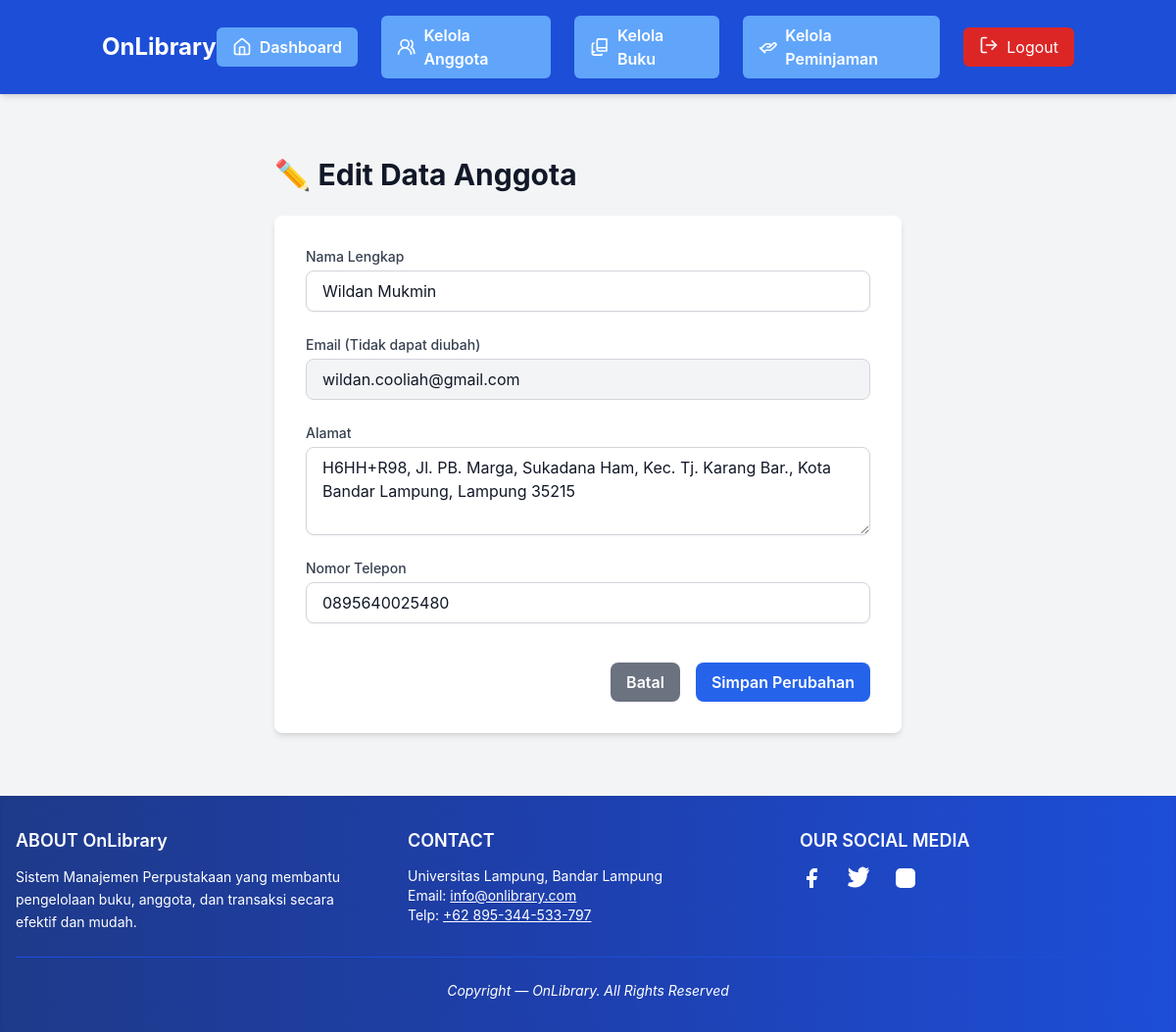
Screenshot of /views/anggota/edit.php?id=1 (signed in) with the database file from the repository.
### tables this page shows
CREATE TABLE `anggota` (
  `id` int NOT NULL AUTO_INCREMENT,
  `role` enum('admin','user') DEFAULT 'user',
  `nama` varchar(100) NOT NULL,
  `email` varchar(100) NOT NULL,
  `password` varchar(255) NOT NULL,
  `nomor` varchar(20) DEFAULT NULL,
  `alamat` text,
  `registered_at` timestamp NULL DEFAULT CURRENT_TIMESTAMP,
  PRIMARY KEY (`id`),
  UNIQUE KEY `email` (`email`)
);

### functions/anggota.php (called while the page is built, shortened)
<?php
require_once __DIR__ . '/../includes/db_connection.php';
function getMember($member_id) {
    global $conn;
    $sql = "SELECT * FROM anggota WHERE id = $member_id";
    $result = $conn->query($sql);
    return $result->fetch_assoc();
}
?>

### views/anggota/edit.php (the view, shortened to what this page needs)
<?php
require_once __DIR__ . '/../../includes/header.php';
require_once __DIR__ . '/../../functions/anggota.php';
$member_id = isset($_GET['id']) ? (int)$_GET['id'] : 0;
$member = getMember($member_id);
?>
<div class="container mx-auto px-4 py-8 max-w-2xl">
    <h1 class="text-3xl font-bold mb-6">✏️ Edit Data Anggota</h1>
    <div class="bg-white p-8 rounded-lg shadow-md">
        <form action="edit.php?id=<?php echo $member['id']; ?>" method="POST" class="space-y-6">
            <div>
                <label for="nama" class="block text-sm font-medium text-gray-700">Nama Lengkap</label>
                <input type="text" name="nama" id="nama" required class="mt-1 block w-full px-4 py-2 border border-gray-300 rounded-lg shadow-sm focus:outline-none focus:ring-blue-500 focus:border-blue-500" value="<?php echo htmlspecialchars($member['nama']); ?>">
            </div>
            <div>
                <label for="email" class="block text-sm font-medium text-gray-700">Email (Tidak dapat diubah)</label>
                <input type="email" id="email" disabled class="mt-1 block w-full px-4 py-2 border border-gray-300 rounded-lg bg-gray-100 cursor-not-allowed" value="<?php echo htmlspecialchars($member['email']); ?>">
            </div>
            <div>
                <label for="alamat" class="block text-sm font-medium text-gray-700">Alamat</label>
                <textarea name="alamat" id="alamat" rows="3" class="mt-1 block w-full px-4 py-2 border border-gray-300 rounded-lg shadow-sm focus:outline-none focus:ring-blue-500 focus:border-blue-500"><?php echo htmlspecialchars($member['alamat']); ?></textarea>
            </div>
            <div>
                <label for="nomor" class="block text-sm font-medium text-gray-700">Nomor Telepon</label>
                <input type="text" name="nomor" id="nomor" class="mt-1 block w-full px-4 py-2 border border-gray-300 rounded-lg shadow-sm focus:outline-none focus:ring-blue-500 focus:border-blue-500" value="<?php echo htmlspecialchars($member['nomor']); ?>">
            </div>
            <div class="flex justify-end space-x-4 pt-4">
                <a href="list.php" class="bg-gray-500 hover:bg-gray-600 text-white font-semibold py-2 px-4 rounded-lg transition duration-300">Batal</a>
                <button type="submit" class="bg-blue-600 hover:bg-blue-700 text-white font-semibold py-2 px-4 rounded-lg transition duration-300">Simpan Perubahan</button>
            </div>
        </form>
    </div>
</div>
<?php
require_once __DIR__ . '/../../includes/footer.php';
?>

### includes/header.php (style rules this page uses)
body { font-family: 'Inter', sans-serif; min-height: 100vh; display: flex; flex-direction: column; }

### rows the page displays
anggota: nama "Wildan Mukmin", email "wildan.cooliah@gmail.com", alamat "H6HH+R98, Jl. PB. Marga, Sukadana Ham, Kec. Tj. Karang Bar., Kota Bandar Lampung, Lampung 35215", nomor "0895640025480"
